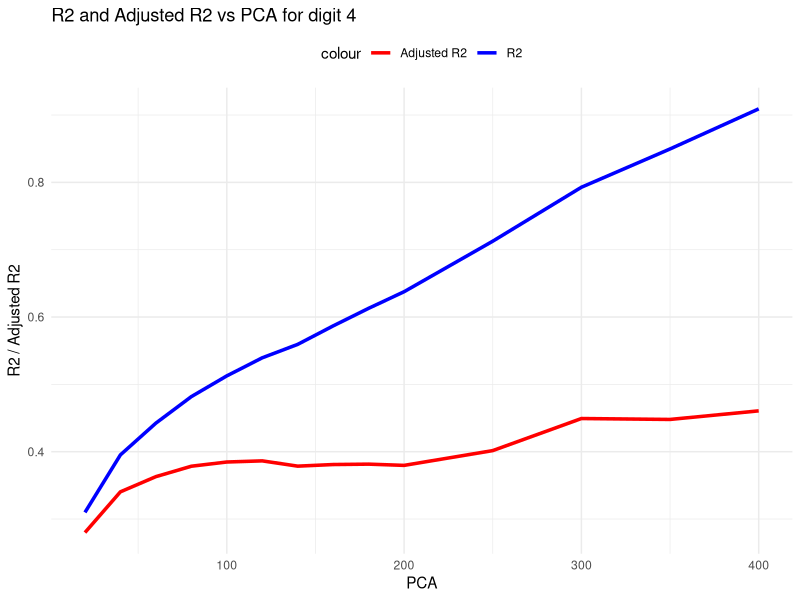

This figure's R source: (Note: this script raises an error after producing the figure.)
## ---- chunk 1
knitr::opts_chunk$set(echo = TRUE)
## ---- chunk 2
# Load the required libraries
library(tidyverse)
library(caret)
library(MASS)
library(car)


## ---- chunk 3
# Load the dataset
d1 <- read.csv("pca_data_20_d4.csv") 
d2 <- read.csv("pca_data_40_d4.csv") 
d3 <- read.csv("pca_data_60_d4.csv") 
d4 <- read.csv("pca_data_80_d4.csv") 
d5 <- read.csv("pca_data_100_d4.csv") 
d6 <- read.csv("pca_data_120_d4.csv") 
d7 <- read.csv("pca_data_140_d4.csv") 
d8 <- read.csv("pca_data_160_d4.csv") 
d9 <- read.csv("pca_data_180_d4.csv") 
d10 <- read.csv("pca_data_200_d4.csv") 
d11 <- read.csv("pca_data_250_d4.csv") 
d12 <- read.csv("pca_data_300_d4.csv")
d13 <- read.csv("pca_data_350_d4.csv")
d14 <- read.csv("pca_data_400_d4.csv")


# Update with the actual CSV file name

# Display the structure of the loaded data
# str(data)

## ---- chunk 4
# Load the dplyr package for data manipulation
library(dplyr)

# Normalize each feature to the range [0, 1]

nd1 <- d1 %>%
  mutate(across(starts_with("f"), ~ (.-min(.)) / (max(.) - min(.))))
nd2 <- d2 %>%
  mutate(across(starts_with("f"), ~ (.-min(.)) / (max(.) - min(.))))
nd3 <- d3 %>%
  mutate(across(starts_with("f"), ~ (.-min(.)) / (max(.) - min(.))))
nd4 <- d4 %>%
  mutate(across(starts_with("f"), ~ (.-min(.)) / (max(.) - min(.))))
nd5 <- d5 %>%
  mutate(across(starts_with("f"), ~ (.-min(.)) / (max(.) - min(.))))
nd6 <- d6 %>%
  mutate(across(starts_with("f"), ~ (.-min(.)) / (max(.) - min(.))))
nd7 <- d7 %>%
  mutate(across(starts_with("f"), ~ (.-min(.)) / (max(.) - min(.))))
nd8 <- d8 %>%
  mutate(across(starts_with("f"), ~ (.-min(.)) / (max(.) - min(.))))
nd9 <- d9 %>%
  mutate(across(starts_with("f"), ~ (.-min(.)) / (max(.) - min(.))))
nd10 <- d10 %>%
  mutate(across(starts_with("f"), ~ (.-min(.)) / (max(.) - min(.))))
nd11 <- d11 %>%
  mutate(across(starts_with("f"), ~ (.-min(.)) / (max(.) - min(.))))
nd12 <- d12 %>%
  mutate(across(starts_with("f"), ~ (.-min(.)) / (max(.) - min(.))))
nd13 <- d13 %>%
  mutate(across(starts_with("f"), ~ (.-min(.)) / (max(.) - min(.))))
nd14 <- d14 %>%
  mutate(across(starts_with("f"), ~ (.-min(.)) / (max(.) - min(.))))

# Display the first few rows of the normalized data
#head(normalized_data)

nd_list <- list(nd1, nd2, nd3, nd4, nd5, nd6, nd7, nd8, nd9, nd10, nd11, nd12, nd13, nd14)
## ---- chunk 5
col_name <- NULL;
for (i in 1:400) {
  
  col_name <-  paste0(col_name,"f_", i,"+")
  #data[, col_name] <- boxcox(data[, paste0("Feature_", i)], lambda = NULL)$x
}
cat(col_name)
## ---- chunk 6
group = c(20,40,60,80,100,120,140,160,180,200,250,300,350,400)

ar2 <- numeric(length(group))
r2 <- numeric(length(group))

for (i in 1:length(group)){
  vars_set1 <- paste("f_", 1:group[i], sep = "")
  rrr = paste(vars_set1, collapse = "+")
  formula <- as.formula(paste("pred_prob ~", rrr))
  model <- lm(formula, data = nd_list[[i]])
  r2[i] <- summary(model)$r.squared
  ar2[i] <- summary(model)$adj.r.squared
}


## ---- chunk 7
pca <- c(20,40,60,80,100,120,140,160,180,200,250,300,350,400)
dp <- data.frame(pca, r2, ar2)

plot <- ggplot(dp, aes(x=pca)) +
  geom_line(aes(y=r2, color="R2"), size=1.2) +
  geom_line(aes(y=ar2, color="Adjusted R2"), size=1.2) +
  labs(title="R2 and Adjusted R2 vs PCA for digit 4",
       x="PCA",
       y="R2 / Adjusted R2") +
  theme_minimal() +
  scale_color_manual(values=c("R2"="blue", "Adjusted R2"="red")) +
  theme(legend.position="top")

print(plot)

## ---- chunk 8

residuals <- residuals(model_2)

# Create the AV plot
avPlots(model_2)

# Create the CR plot
crPlots(model_2)

## ---- chunk 9
# Apply Box-Cox transformation to the target variable (response) if needed
# For example, if you have a response variable named 'y', you can transform it like this:
# data$y_transformed <- boxcox(data$y, lambda = NULL)
# Uncomment and modify the above line based on your data

# Apply Box-Cox transformation to the features
# Assuming the transformed features are named 'Feature_1_transformed', ..., 'Feature_10_transformed'

boxcox(data[, paste0("Feature_1")], lambda = NULL)
for (i in 1:10) {
  boxcox(data[, paste0("Feature_", i)], lambda = NULL)
  #col_name <- paste0("Feature_", i, "_transformed")
  #data[, col_name] <- boxcox(data[, paste0("Feature_", i)], lambda = NULL)$x
}

# Define the list of transformed feature names
transformed_feature_names <- paste0("Feature_", 1:10, "_transformed")  # Adjust the range as needed

# Construct the formula for MLR
formula <- reformulate(transformed_feature_names, response = "y")

# Perform Multiple Linear Regression (MLR) using the transformed features
model <- lm(formula, data = data)

# Display the summary of the MLR model
summary(model)


## ---- chunk 10
model3  = lm(pred_prob ~ f_1+f_2+f_3+f_4+f_5+f_6+f_7+f_8+f_9+f_10+f_11+f_12+f_13+f_14+f_15+f_16+f_17+f_18+f_19+f_20+f_21+f_22+f_23+f_24+f_25+f_26+f_27+f_28+f_29+f_30+f_31+f_32+f_33+f_34+f_35+f_36+f_37+f_38+f_39+f_40+f_41+f_42+f_43+f_44+f_45+f_46+f_47+f_48+f_49+f_50+f_51+f_52+f_53+f_54+f_55+f_56+f_57+f_58+f_59+f_60+f_61+f_62+f_63+f_64+f_65, data = normalized_data)
summary(model3)
## ---- chunk 11
model4  = lm(pred_prob ~ f_250+f_251+f_252+f_253+f_254+f_255+f_256+f_257+f_258+f_259+f_260+f_261+f_262+f_263+f_264+f_265+f_266+f_267+f_268+f_269+f_270+f_271+f_272+f_273+f_274+f_275+f_276+f_277+f_278+f_279+f_280+f_281+f_282+f_283+f_284+f_285+f_286+f_287+f_288+f_289+f_290+f_291+f_292+f_293+f_294+f_295+f_296+f_297+f_298+f_299+f_300+f_301+f_302+f_303+f_304+f_305+f_306+f_307+f_308+f_309+f_310+f_311+f_312+f_313+f_314+f_315+f_316+f_317+f_318+f_319+f_320+f_321+f_322+f_323+f_324+f_325+f_326+f_327+f_328+f_329+f_330+f_331+f_332+f_333+f_334+f_335+f_336+f_337+f_338+f_339+f_340+f_341+f_342+f_343+f_344+f_345+f_346+f_347+f_348+f_349+f_350, data = normalized_data)
summary(model4)
